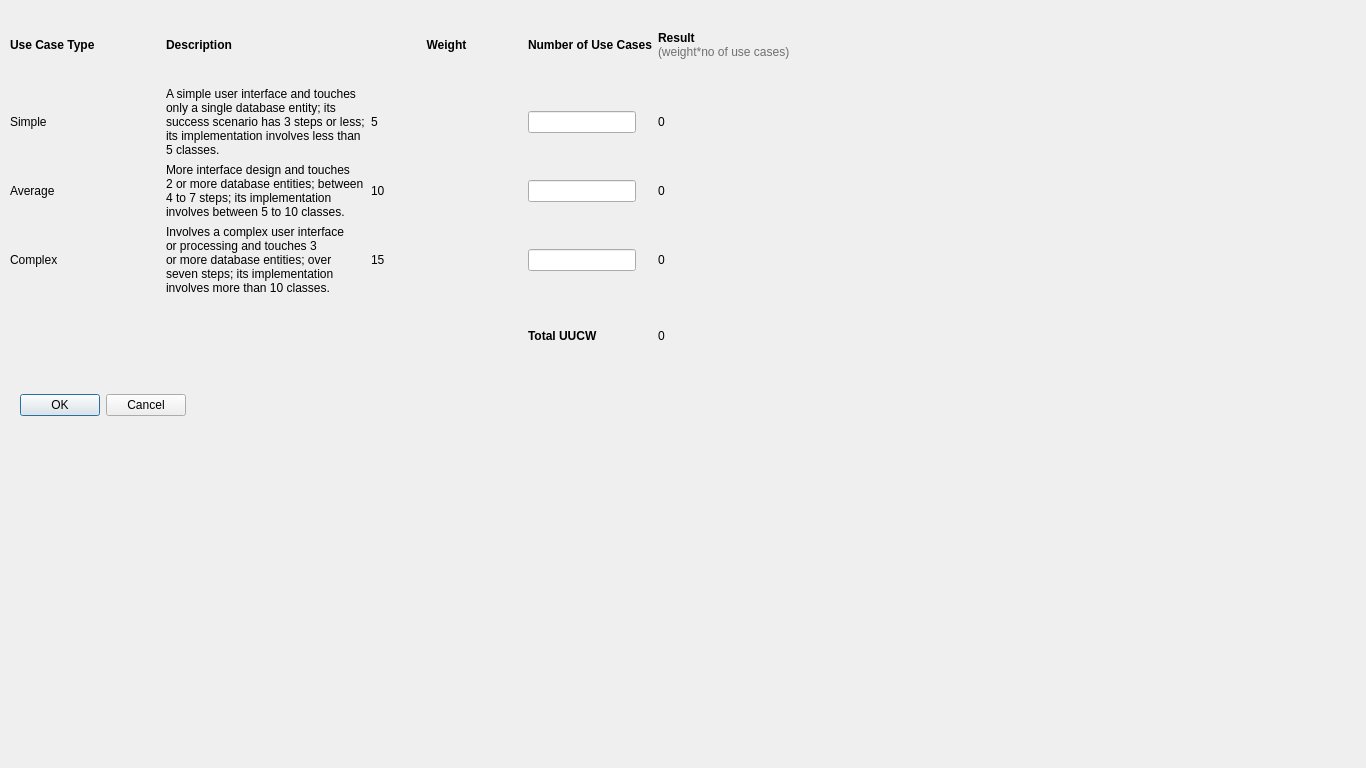
<?xml version="1.0" encoding="UTF-8"?>
<ui version="4.0">
 <class>Dialog</class>
 <widget class="QDialog" name="Dialog">
  <property name="geometry">
   <rect>
    <x>0</x>
    <y>0</y>
    <width>1366</width>
    <height>768</height>
   </rect>
  </property>
  <property name="sizePolicy">
   <sizepolicy hsizetype="Expanding" vsizetype="Expanding">
    <horstretch>0</horstretch>
    <verstretch>0</verstretch>
   </sizepolicy>
  </property>
  <property name="windowTitle">
   <string>Unadjusted Use Case Weight (UUCW)</string>
  </property>
  <widget class="QDialogButtonBox" name="buttonBox">
   <property name="geometry">
    <rect>
     <x>10</x>
     <y>390</y>
     <width>176</width>
     <height>30</height>
    </rect>
   </property>
   <property name="standardButtons">
    <set>QDialogButtonBox::Cancel|QDialogButtonBox::Ok</set>
   </property>
  </widget>
  <widget class="QWidget" name="layoutWidget">
   <property name="geometry">
    <rect>
     <x>10</x>
     <y>10</y>
     <width>798</width>
     <height>362</height>
    </rect>
   </property>
   <layout class="QGridLayout" name="gridLayout">
    <item row="0" column="0">
     <widget class="QLabel" name="label">
      <property name="text">
       <string>&lt;html&gt;&lt;head/&gt;&lt;body&gt;&lt;p&gt;&lt;span style=&quot; font-weight:600;&quot;&gt;Use Case Type&lt;/span&gt;&lt;/p&gt;&lt;/body&gt;&lt;/html&gt;</string>
      </property>
     </widget>
    </item>
    <item row="0" column="1">
     <widget class="QLabel" name="label_2">
      <property name="text">
       <string>&lt;html&gt;&lt;head/&gt;&lt;body&gt;&lt;p&gt;&lt;span style=&quot; font-weight:600;&quot;&gt;Description&lt;/span&gt;&lt;/p&gt;&lt;/body&gt;&lt;/html&gt;</string>
      </property>
     </widget>
    </item>
    <item row="0" column="2">
     <widget class="QLabel" name="label_3">
      <property name="text">
       <string>&lt;html&gt;&lt;head/&gt;&lt;body&gt;&lt;p align=&quot;center&quot;&gt;&lt;span style=&quot; font-weight:600;&quot;&gt;Weight&lt;/span&gt;&lt;/p&gt;&lt;/body&gt;&lt;/html&gt;</string>
      </property>
     </widget>
    </item>
    <item row="0" column="3">
     <widget class="QLabel" name="label_4">
      <property name="text">
       <string>&lt;html&gt;&lt;head/&gt;&lt;body&gt;&lt;p&gt;&lt;span style=&quot; font-weight:600;&quot;&gt;Number of Use Cases&lt;/span&gt;&lt;/p&gt;&lt;/body&gt;&lt;/html&gt;</string>
      </property>
     </widget>
    </item>
    <item row="0" column="4">
     <widget class="QLabel" name="label_5">
      <property name="text">
       <string>&lt;html&gt;&lt;head/&gt;&lt;body&gt;&lt;p&gt;&lt;span style=&quot; font-weight:600;&quot;&gt;Result&lt;/span&gt;&lt;br/&gt;&lt;span style=&quot; font-size:9pt; color:#707070;&quot;&gt;(weight*no of use cases)&lt;/span&gt;&lt;/p&gt;&lt;/body&gt;&lt;/html&gt;</string>
      </property>
     </widget>
    </item>
    <item row="1" column="0">
     <widget class="QLabel" name="label_12">
      <property name="text">
       <string>Simple</string>
      </property>
     </widget>
    </item>
    <item row="1" column="1">
     <widget class="QLabel" name="label_13">
      <property name="text">
       <string>&lt;html&gt;&lt;head/&gt;&lt;body&gt;&lt;p&gt;A simple user interface and touches&lt;br/&gt;only a single database entity; its &lt;br/&gt;success scenario has 3 steps or less; &lt;br/&gt;its implementation involves less than&lt;br/&gt;5 classes.&lt;/p&gt;&lt;/body&gt;&lt;/html&gt;</string>
      </property>
     </widget>
    </item>
    <item row="1" column="3">
     <widget class="QLineEdit" name="lineEdit_4">
      <property name="sizePolicy">
       <sizepolicy hsizetype="Fixed" vsizetype="Fixed">
        <horstretch>0</horstretch>
        <verstretch>0</verstretch>
       </sizepolicy>
      </property>
     </widget>
    </item>
    <item row="1" column="4">
     <widget class="QLabel" name="label_8">
      <property name="text">
       <string>&lt;html&gt;&lt;head/&gt;&lt;body&gt;&lt;p&gt;0&lt;/p&gt;&lt;/body&gt;&lt;/html&gt;</string>
      </property>
     </widget>
    </item>
    <item row="2" column="0">
     <widget class="QLabel" name="label_17">
      <property name="text">
       <string>Average</string>
      </property>
     </widget>
    </item>
    <item row="2" column="1">
     <widget class="QLabel" name="label_18">
      <property name="text">
       <string>&lt;html&gt;&lt;head/&gt;&lt;body&gt;&lt;p&gt;More interface design and touches &lt;br/&gt;2 or more database entities; between &lt;br/&gt;4 to 7 steps; its implementation &lt;br/&gt;involves between 5 to 10 classes.&lt;/p&gt;&lt;/body&gt;&lt;/html&gt;</string>
      </property>
     </widget>
    </item>
    <item row="2" column="3">
     <widget class="QLineEdit" name="lineEdit_2">
      <property name="sizePolicy">
       <sizepolicy hsizetype="Fixed" vsizetype="Fixed">
        <horstretch>0</horstretch>
        <verstretch>0</verstretch>
       </sizepolicy>
      </property>
     </widget>
    </item>
    <item row="2" column="4">
     <widget class="QLabel" name="label_9">
      <property name="text">
       <string>&lt;html&gt;&lt;head/&gt;&lt;body&gt;&lt;p&gt;0&lt;/p&gt;&lt;/body&gt;&lt;/html&gt;</string>
      </property>
     </widget>
    </item>
    <item row="3" column="0">
     <widget class="QLabel" name="label_22">
      <property name="text">
       <string>Complex</string>
      </property>
     </widget>
    </item>
    <item row="3" column="1">
     <widget class="QLabel" name="label_23">
      <property name="text">
       <string>&lt;html&gt;&lt;head/&gt;&lt;body&gt;&lt;p&gt;Involves a complex user interface&lt;br/&gt;or processing and touches 3 &lt;br/&gt;or more database entities; over &lt;br/&gt;seven steps; its implementation &lt;br/&gt;involves more than 10 classes.&lt;/p&gt;&lt;/body&gt;&lt;/html&gt;</string>
      </property>
     </widget>
    </item>
    <item row="3" column="3">
     <widget class="QLineEdit" name="lineEdit_3">
      <property name="sizePolicy">
       <sizepolicy hsizetype="Fixed" vsizetype="Fixed">
        <horstretch>0</horstretch>
        <verstretch>0</verstretch>
       </sizepolicy>
      </property>
     </widget>
    </item>
    <item row="3" column="4">
     <widget class="QLabel" name="label_10">
      <property name="text">
       <string>&lt;html&gt;&lt;head/&gt;&lt;body&gt;&lt;p&gt;0&lt;/p&gt;&lt;/body&gt;&lt;/html&gt;</string>
      </property>
     </widget>
    </item>
    <item row="4" column="3">
     <widget class="QLabel" name="label_6">
      <property name="text">
       <string>&lt;html&gt;&lt;head/&gt;&lt;body&gt;&lt;p&gt;&lt;span style=&quot; font-weight:600;&quot;&gt;Total UUCW&lt;/span&gt;&lt;/p&gt;&lt;/body&gt;&lt;/html&gt;</string>
      </property>
     </widget>
    </item>
    <item row="4" column="4">
     <widget class="QLabel" name="label_7">
      <property name="text">
       <string>&lt;html&gt;&lt;head/&gt;&lt;body&gt;&lt;p&gt;0&lt;/p&gt;&lt;/body&gt;&lt;/html&gt;</string>
      </property>
     </widget>
    </item>
    <item row="1" column="2">
     <widget class="QLabel" name="label_11">
      <property name="text">
       <string>5</string>
      </property>
     </widget>
    </item>
    <item row="2" column="2">
     <widget class="QLabel" name="label_14">
      <property name="text">
       <string>10</string>
      </property>
     </widget>
    </item>
    <item row="3" column="2">
     <widget class="QLabel" name="label_15">
      <property name="text">
       <string>15</string>
      </property>
     </widget>
    </item>
   </layout>
  </widget>
 </widget>
 <resources/>
 <connections/>
</ui>
